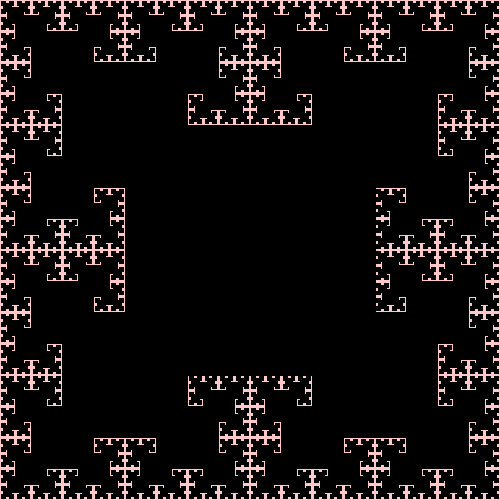
Frame 1 (no input)
Frame 60 (the mouse pressed at the canvas centre just before this capture): identical to frame 1, image omitted
Frame 120 (the mouse held since frame 60 and released just before this capture): identical to frame 1, image omitted

The Processing sketch that drew this single still picture (run headless with seeded random() and noise(); from frame 60 on, the mouse is pressed at the canvas centre):

// Processing sketch: sketch_251114a
// ── sketch_251114a.pde
// Henry Wrede Black
// t-square fractal

void setup() {
  size(500, 500);
}
void draw() {
  background(255, 200, 200);
  
  drawSquares(width/2, height/2, 250);
}
void drawSquares( float x, float y, float w) {
  // additive pattern
  if ( w < 2) {
    return;
  } else {
    rectMode(CENTER);
    fill(0);
    stroke(0);
    rect(x, y, w, w);
    
    // draw four squares at corner
    drawSquares(x-w/2, y+w/2, w/2);
    drawSquares(x-w/2, y-w/2, w/2);
    drawSquares(x+w/2, y+w/2, w/2);
    drawSquares(x+w/2, y-w/2, w/2);
  }
}
